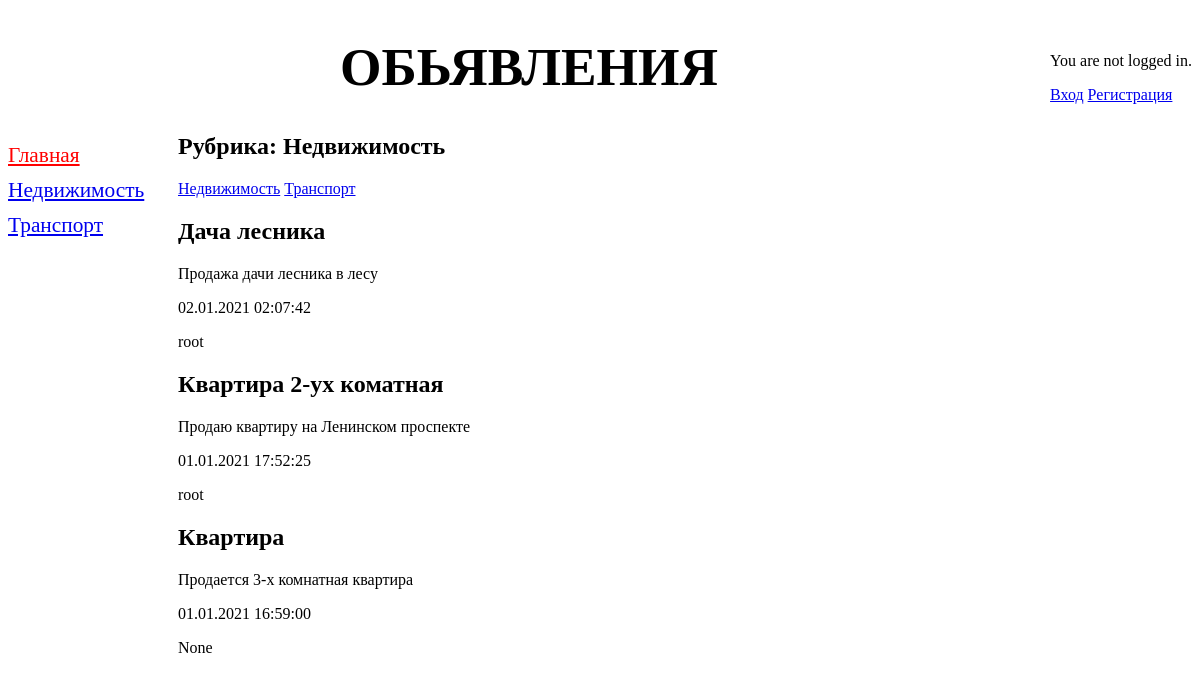
Screenshot of /bboard/1/ with the database file from the repository.
### bboard/models.py (models this page shows, shortened)
class Rubric(models.Model):
    name = models.CharField(max_length=20, db_index=True, verbose_name="Название")
    class Meta:
        verbose_name = "Рубрика"
        verbose_name_plural = "Рубрики"
        ordering = ['name']

class Bb(models.Model):
    title = models.CharField(max_length=50, verbose_name="Товар")
    content = models.TextField(null=True, blank=True, verbose_name="Описание")
    rubric = models.ForeignKey('Rubric', null=True, on_delete=models.PROTECT, verbose_name="Рубрика")
    price = models.FloatField(null=True, blank=True, verbose_name="Цена")
    published = models.DateTimeField(auto_now_add=True, db_index=True, verbose_name="Опубликовано")
    user = models.ForeignKey(User, on_delete=models.CASCADE, null=True, default=User, verbose_name="Пользователь")
    class Meta:
        verbose_name = "Обьявление"
        verbose_name_plural = "Обьявления"
        ordering = ['-published']

### bboard/views.py (the view)
# urls.py: path('<int:rubric_id>/', by_rubric, name='by_rubric'),
def by_rubric(request, rubric_id):
    bbs = Bb.objects.filter(rubric=rubric_id)
    rubrics = Rubric.objects.all()
    current_rubric = Rubric.objects.get(pk=rubric_id)
    context = {'bbs': bbs, 'rubrics': rubrics, 'current_rubric': current_rubric}
    return render(request, 'bboard/by_rubric.html', context)

### templates/bboard/by_rubric.html
{% extends 'base.html' %}
{% block content %}
    <h2>Рубрика: {{ current_rubric.name }}</h2>
    <div>
        {% for rubric in rubrics %}
            <a href="/bboard/{{ rubric.pk }}">{{ rubric.name }}</a>
        {% endfor %}
    </div>
    {% for bb in bbs %}
        <div>
            <h2>{{ bb.title }}</h2>
            <p>{{ bb.content }}</p>
            <p>{{ bb.published|date:"d.m.Y H:i:s" }}</p>
            <p>{{ bb.user }}</p>
        </div>
    {% endfor %}
{% endblock %}

### templates/base.html (shortened to what this page needs)
<!DOCTYPE html>
{% load static %}
<html lang="ru">
<head>
    <link href="{% static 'css/style.css' %}" rel="stylesheet">
</head>
<body>
<div style="float: right">
    {% if user.is_authenticated %}
        <p><a href="{% url 'logout' %}">Выход</a></p>
        <p><a href="/admin">Админка</a> </p>
    {% else %}
        <p>You are not logged in.</p>
        <a href="{% url 'login' %}">Вход</a>
        <a href="{% url 'signup' %}">Регистрация</a>
    {% endif %}
</div>
<header>
    <h1>Обьявления</h1>
    <nav>
        <a href="{%  url 'index' %}" style="color: red">Главная</a>
        {% for rubric in rubrics %}
            <a href="{% url 'by_rubric' rubric.pk %}">{{ rubric.name }}</a>
        {% endfor %}
    </nav>
<section>
            {% block content %}
            {% endblock %}
        </section>
</header>
</body>
</html>

### static/css/style.css (style rules this page uses)
header h1 { font-size: 40pt; text-transform: uppercase; text-align: center; }
nav { font-size: 16pt; width: 150px; float: left; }
nav a { display: block; margin: 10px 0px; }
section { margin-left: 170px; }

### rows the page displays
Rubric: name "Недвижимость"
Rubric: name "Транспорт"
Bb: title "Дача лесника", content "Продажа дачи лесника в лесу", published "02.01.2021 02:07:42", user "root"
Bb: title "Квартира 2-ух коматная", content "Продаю квартиру на Ленинском проспекте", published "01.01.2021 17:52:25", user "root"
Bb: title "Квартира", content "Продается 3-х комнатная квартира", published "01.01.2021 16:59:00", user "None"
